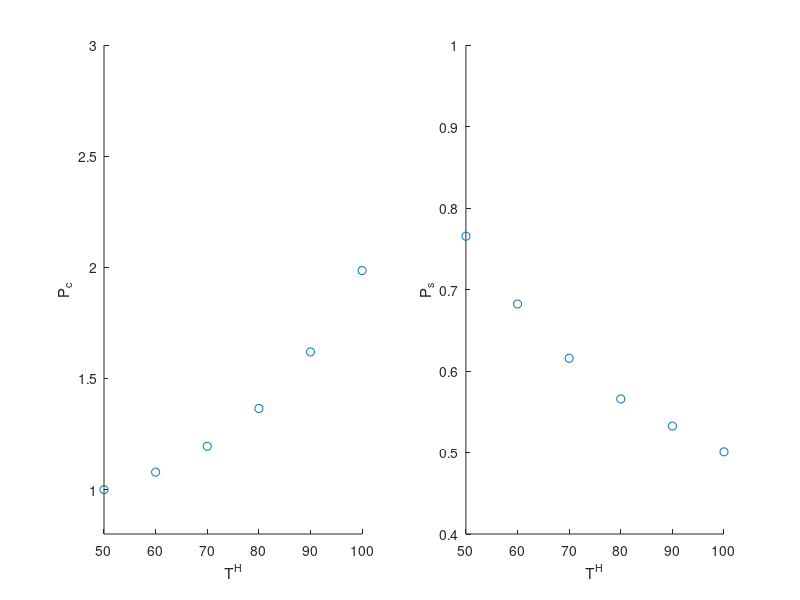
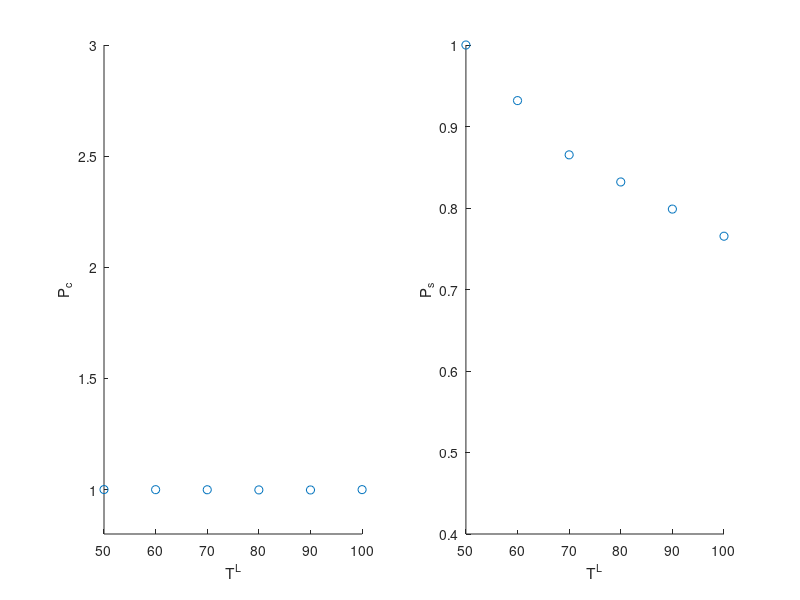

MATLAB code for these plots, in order: (Note: this script raises an error after producing the figures.)
close all

%% plot T^H
load('./result/stat_sym_50_100_50.mat')

figure()
subplot(1,2,1)
scatter(50:10:100, z_c(6,:), 'b^')
axis([50 100 0.8 3])
xlabel('T^H')
ylabel('P_c')

subplot(1,2,2)
scatter(50:10:100, z_u(6,:), 'r^')
axis([50 100 0.4 1])
xlabel('T^H')
ylabel('P_s')

%% plot T^L
load('./result/stat_sym_50_100_50.mat')

figure()
subplot(1,2,1)
scatter(50:10:100, z_c(:,1)', 'b^')
axis([50 100 0.8 3])
xlabel('T^L')
ylabel('P_c')

subplot(1,2,2)
scatter(50:10:100, z_u(:,1)', 'r^')
axis([50 100 0.4 1])
xlabel('T^L')
ylabel('P_s')

figure()
%% plot alpha
for i = 0:10:100
    data_filename = sprintf('./result/stat_sym_50_100_%d.mat', i);
    load(data_filename)
    
    subplot(1,2,1)
    scatter(i / 100.0, z_c(6, 1), 'b^')
    axis([0 1 0.8 3])
    xlabel('\alpha')
    ylabel('P_c')
    hold on;
    
    subplot(1,2,2)
    scatter(i / 100.0, z_u(6, 1), 'r^')
    axis([0 1 0.4 1])
    xlabel('\alpha')
    ylabel('P_s')
    hold on;
end
